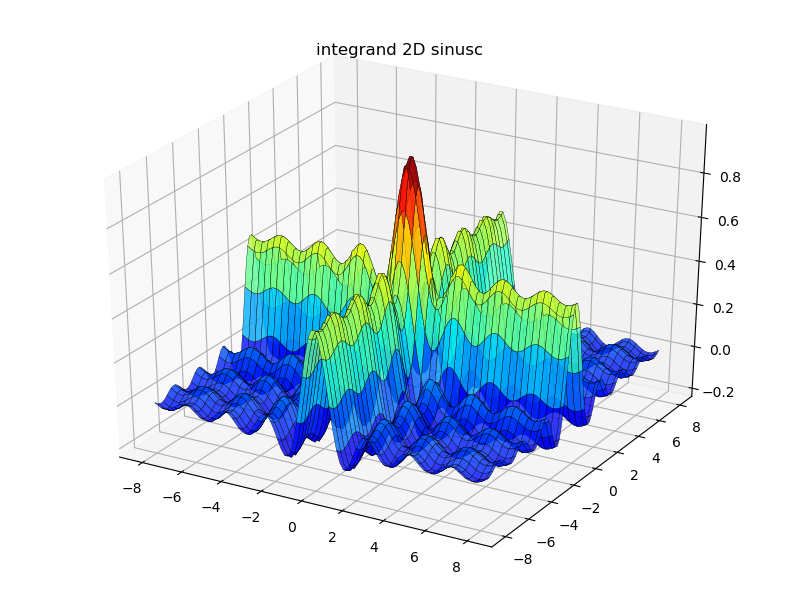

Reproduce this figure in Julia.
include("integrands.jl")

using PyPlot

function plot_1d(integrand, xmin, xmax, xdivs, name, outdir)
    println("plotting 1D ", name, "...")
    xs = linspace(xmin, xmax, xdivs)
    ys = [integrand(x) for x = xs]
    fig = figure(figsize=(8, 6))
    plot(xs, ys)
    title("integrand 1D $(name)")
    savefig("$(outdir)/out_integrand_1D_$(name).png")
    close(fig)
end

function plot_2d(integrand, xmin, xmax, xdivs, name, outdir)
    println("plotting 2D ", name, "...")
    x1 = linspace(xmin, xmax, xdivs)
    x2 = linspace(xmin, xmax, xdivs)
    x1grid = repmat(x1', xdivs, 1)
    x2grid = repmat(x2 , 1, xdivs)
    z = [integrand([x1[i] x2[j]]) for i in 1:xdivs, j in 1:xdivs]
    fig = figure(figsize=(8, 6))
    ax = fig[:add_subplot](1, 1, 1,  projection = "3d")
    ax[:plot_surface](x1grid, x2grid, z, edgecolors="k", cmap=ColorMap("jet"), 
                      alpha=0.8, linewidth=0.25)
    title("integrand 2D $(name)")
    tight_layout()
    savefig("$(outdir)/out_integrand_2D_$(name).png")
    close(fig)
end

function plot_1d_2d(integrand, xmin, xmax, xdivs, name)
    plot_1d(integrand, xmin, xmax, xdivs, name, outdir)
    plot_2d(integrand, xmin, xmax, xdivs, name, outdir)
end

outdir = "output"
if ~isdir(outdir)
    mkdir(outdir)
end

plot_1d_2d(integrands.constant, -2, 2, 100, "constant")
plot_1d_2d(integrands.linear, -2, 2, 100, "linear")
plot_1d_2d(integrands.sinus, -8, 8, 100, "sinus")
plot_1d_2d(integrands.sinusc, -8, 8, 100, "sinusc")
plot_1d_2d(integrands.sphere, -2, 2, 100, "sphere")
plot_1d_2d(integrands.oscillatory, -5, 5, 100, "oscillatory")
plot_1d_2d(integrands.productpeak, -1, 1, 100, "productpeak")
plot_1d_2d(integrands.cornerpeak, 0, 1, 100, "cornerpeak")
plot_1d_2d(integrands.gaussian, -4, 4, 100, "gaussian")
plot_1d_2d(integrands.continuous, -4, 4, 100, "continuous")
plot_1d_2d(integrands.discontinuous, -4, 4, 100, "discontinuous")
